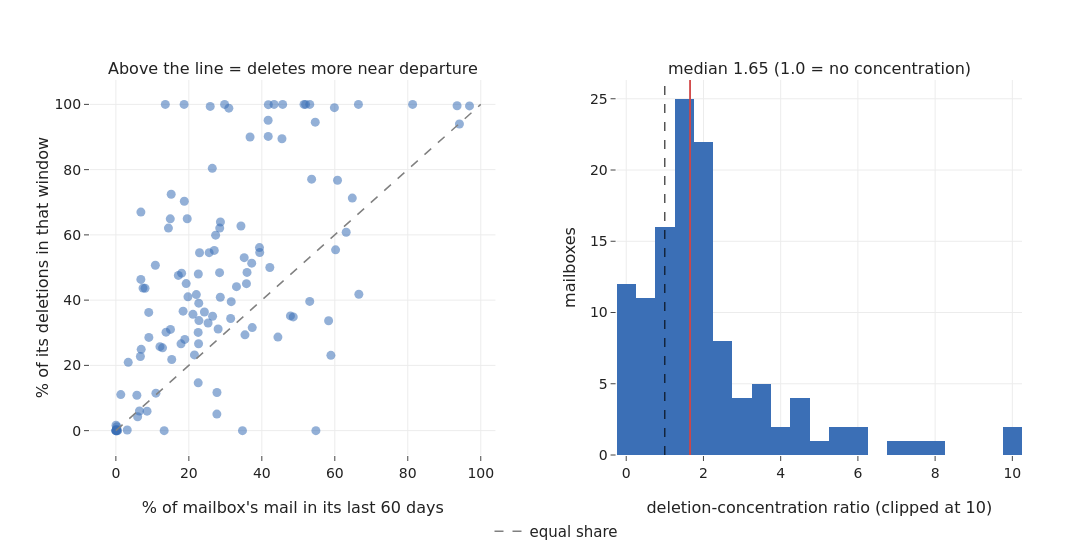

The notebook cell saved with this chart:
### Markdown cell above
## G. Did people leaving drive deletion?

The last and most speculative point: is a person leaving the company a reason
their mail was deleted? The corpus does not record termination dates, so a
clean test is not possible, but there is a usable proxy. The last month in
which a mailbox shows any activity stands in for when that person stopped using
it. If departures drove deletion we would expect a mailbox's deletions to bunch
up in its final stretch, more than its ordinary mail does. The plot tests
exactly that, and reports the answer whether or not it supports the idea.

### Code cell
own = mt.copy()
own["deleted"] = own["folder_group"].eq("deleted")
last = own.groupby("mailbox_owner")["date"].max()

res = []
for u, sub in own.groupby("mailbox_owner"):
    if len(sub) < 200 or sub["deleted"].sum() < 20:
        continue
    win_start = last[u] - pd.Timedelta(days=60)
    in_win = sub["date"] >= win_start
    mail_share = in_win.mean()
    del_share = (in_win & sub["deleted"]).sum() / sub["deleted"].sum()
    if mail_share > 0:
        res.append((u, mail_share, del_share, del_share / mail_share))
dd = pd.DataFrame(res, columns=["user", "mail_share", "del_share", "ratio"]).dropna()
print(f"mailboxes tested: {len(dd)}")
print(f"median concentration ratio (last 60 days): {dd['ratio'].median():.2f}")
print(f"mailboxes that delete more near the end (ratio>1): {(dd['ratio'] > 1).mean():.0%}")

lim = max(dd["mail_share"].max(), dd["del_share"].max()) * 100
fig = make_subplots(rows=1, cols=2, horizontal_spacing=0.13,
    subplot_titles=["Above the line = deletes more near departure",
                    f"median {dd['ratio'].median():.2f} (1.0 = no concentration)"])
fig.add_trace(go.Scatter(x=dd["mail_share"] * 100, y=dd["del_share"] * 100,
    mode="markers", marker=dict(size=9, color=BLUE, opacity=0.55),
    text=dd["user"], hovertemplate="%{text}<br>%{x:.0f}% mail, %{y:.0f}% deletions<extra></extra>",
    showlegend=False), row=1, col=1)
fig.add_trace(go.Scatter(x=[0, lim], y=[0, lim], mode="lines", name="equal share",
    line=dict(color="gray", dash="dash", width=1.5)), row=1, col=1)
fig.update_xaxes(title_text="% of mailbox's mail in its last 60 days", row=1, col=1)
fig.update_yaxes(title_text="% of its deletions in that window", row=1, col=1)

fig.add_trace(go.Histogram(x=dd["ratio"].clip(upper=10), nbinsx=30, marker_color=BLUE,
    showlegend=False), row=1, col=2)
fig.add_vline(x=1, line=dict(color="black", dash="dash", width=1), row=1, col=2)
fig.add_vline(x=dd["ratio"].median(), line=dict(color=RED, width=1.8), row=1, col=2)
fig.update_xaxes(title_text="deletion-concentration ratio (clipped at 10)", row=1, col=2)
fig.update_yaxes(title_text="mailboxes", row=1, col=2)
fig.update_layout(legend=dict(orientation="h", y=-0.16, x=0.5, xanchor="center"))
save_fig(fig, "g1_departure_vs_deletion.png", w=1200, h=560)

### Figure 1 — Plotly figure (JSON) as saved in the notebook; plotly's stock layout.template omitted (floating-point values rounded to 4 significant figures)
{"data": [{"hovertemplate": "%{text}<br>%{x:.0f}% mail, %{y:.0f}% deletions<extra></extra>", "marker": {"color": "#3b6fb6", "opacity": 0.55, "size": 9}, "mode": "markers", "showlegend": false, "text": ["allen-p", "arnold-j", "arora-h", "bailey-s", "bass-e", "baughman-d", "beck-s", "benson-r", "blair-l", "brawner-s", "buy-r", "carson-m", "cash-m", "causholli-m", "corman-s", "crandell-s", "cuilla-m", "dasovich-j", "davis-d", "dean-c", "derrick-j", "donoho-l", "dorland-c", "farmer-d", "fischer-m", "forney-j", "gang-l", "gay-r", "geaccone-t", "germany-c", "gilbertsmith-d", "giron-d", "griffith-j", "grigsby-m", "haedicke-m", "harris-s", "hayslett-r", "heard-m", "hendrickson-s", "hodge-j", "holst-k", "horton-s", "hyatt-k", "jones-t", "kaminski-v", "kean-s", "keavey-p", "keiser-k", "king-j", "kitchen-l", "kuykendall-t", "lavorato-j", "lay-k", "lenhart-m", "lewis-a", "lokay-m", "lokey-t", "love-p", "lucci-p", "maggi-m", "mann-k", "martin-t", "mccarty-d", "mcconnell-m", "mckay-b", "mckay-j", "mclaughlin-e", "meyers-a", "mims-thurston-p", "motley-m", "neal-s", "nemec-g", "panus-s", "parks-j", "pereira-s", "perlingiere-d", "pimenov-v", "platter-p", "presto-k", "quigley-d", "rapp-b", "reitmeyer-j", "richey-c", "ring-r", "rogers-b", "ruscitti-k", "sager-e", "sanders-r", "schoolcraft-d", "schwieger-j", "scott-s", "semperger-c", "shackleton-s", "shankman-j", "shapiro-r", "shively-h", "skilling-j", "smith-m", "staab-t", "steffes-j", "stepenovitch-j", "storey-g", "sturm-f", "taylor-m", "tholt-j", "thomas-p", "townsend-j", "tycholiz-b", "ward-k", "watson-k", "weldon-c", "whalley-g", "white-s", "whitt-m", "williams-j", "wolfe-j", "ybarbo-p", "zipper-a", "zufferli-j"], "type": "scatter", "x": [17.12, 12.08, 51.56, 64.8, 18.76, 41.75, 9.004, 13.74, 28.46, 9.036, 22.76, 37.23, 28.03, 66.59, 53.13, 43.36, 28.62, 0.006442, 41.73, 6.939, 22.55, 54.82, 29.79, 0.03994, 34.7, 34.28, 63.12, 13.55, 60.74, 10.97, 54.64, 19.27, 22.72, 27.34, 12.79, 60.22, 59.89, 48.61, 81.33, 8.547, 58.3, 22.05, 35.17, 3.39, 10.82, 7.998, 25.86, 93.51, 0.4785, 30.96, 25.27, 3.119, 41.78, 19.55, 31.61, 14.4, 26.97, 22.93, 47.84, 31.46, 0.01346, 33.05, 0.3546, 18.7, 37.37, 22.56, 15.16, 94.16, 28.42, 66.48, 18.02, 7.44, 96.92, 22.66, 45.52, 0.03671, 27.7, 53.14, 17.85, 21.13, 0.2037, 53.65, 51.99, 22.6, 6.86, 26.51, 0.03453, 1.346, 44.41, 18.43, 14.91, 0.1585, 6.852, 14.97, 19.75, 15.31, 13.24, 6.455, 42.19, 35.38, 24.26, 18.89, 28.65, 0.2726, 25.57, 39.43, 39.35, 21.53, 5.753, 27.68, 6.719, 36.77, 35.79, 58.93, 0.1217, 35.94, 26.43, 5.961, 45.71], "xaxis": "x", "y": [47.58, 25.74, 100.0, 71.28, 70.3, 90.18, 36.24, 30.19, 62.09, 28.57, 33.73, 51.32, 31.15, 41.79, 39.61, 100.0, 40.89, 0.0, 95.14, 24.91, 30.1, 0.0, 100.0, 0.0, 0.0, 62.71, 60.81, 100.0, 76.73, 11.48, 94.56, 45.08, 39.06, 59.9, 25.37, 55.42, 98.99, 34.85, 100.0, 5.975, 33.67, 41.69, 53.02, 20.93, 50.68, 43.63, 99.38, 99.58, 0.0, 98.84, 32.99, 0.189, 99.91, 64.94, 39.52, 62.07, 55.23, 54.52, 35.15, 34.38, 0.0, 44.12, 0.0, 100.0, 31.58, 14.66, 72.46, 93.97, 48.42, 100.0, 48.26, 43.68, 99.53, 26.63, 89.47, 0.0, 11.7, 100.0, 26.6, 35.65, 0.0, 77.08, 100.0, 48.0, 66.98, 35.06, 1.639, 11.05, 28.67, 36.62, 64.91, 0.3497, 46.36, 31.02, 41.0, 21.8, 0.0, 6.0, 50.0, 29.36, 36.36, 27.95, 63.95, 1.217, 54.55, 54.61, 56.1, 23.21, 10.85, 5.069, 22.73, 90.0, 45.05, 23.08, 0.2809, 48.48, 80.39, 4.245, 100.0], "yaxis": "y"}, {"line": {"color": "gray", "dash": "dash", "width": 1.5}, "mode": "lines", "name": "equal share", "type": "scatter", "x": [0, 100.0], "xaxis": "x", "y": [0, 100.0], "yaxis": "y"}, {"marker": {"color": "#3b6fb6"}, "nbinsx": 30, "showlegend": false, "type": "histogram", "x": [2.779, 2.13, 1.939, 1.1, 3.748, 2.16, 4.026, 2.196, 2.182, 3.162, 1.482, 1.379, 1.111, 0.6276, 0.7454, 2.306, 1.429, 0.0, 2.28, 3.59, 1.335, 0.0, 3.357, 0.0, 0.0, 1.829, 0.9634, 7.379, 1.263, 1.046, 1.731, 2.339, 1.72, 2.191, 1.983, 0.9203, 1.653, 0.7169, 1.23, 0.6991, 0.5776, 1.891, 1.507, 6.174, 4.684, 5.455, 3.844, 1.065, 0.0, 3.192, 1.306, 0.06061, 2.391, 3.321, 1.25, 4.31, 2.048, 2.377, 0.7349, 1.093, 0.0, 1.335, 0.0, 5.349, 0.845, 0.6495, 4.78, 0.9981, 1.704, 1.504, 2.678, 5.871, 1.027, 1.175, 1.966, 0.0, 0.4222, 1.882, 1.49, 1.688, 0.0, 1.437, 1.923, 2.124, 9.764, 1.323, 10.0, 8.212, 0.6456, 1.987, 4.353, 2.206, 6.765, 2.073, 2.076, 1.424, 0.0, 0.9295, 1.185, 0.8297, 1.499, 1.48, 2.232, 4.463, 2.133, 1.385, 1.426, 1.078, 1.886, 0.1831, 3.382, 2.447, 1.259, 0.3916, 2.309, 1.349, 3.042, 0.7122, 2.188], "xaxis": "x2", "yaxis": "y2"}], "layout": {"annotations": [{"font": {"size": 16}, "showarrow": false, "text": "Above the line = deletes more near departure", "x": 0.2175, "xanchor": "center", "xref": "paper", "y": 1.0, "yanchor": "bottom", "yref": "paper"}, {"font": {"size": 16}, "showarrow": false, "text": "median 1.65 (1.0 = no concentration)", "x": 0.7825, "xanchor": "center", "xref": "paper", "y": 1.0, "yanchor": "bottom", "yref": "paper"}], "height": 560, "legend": {"orientation": "h", "x": 0.5, "xanchor": "center", "y": -0.16}, "margin": {"b": 80, "l": 90, "r": 70, "t": 80}, "shapes": [{"line": {"color": "black", "dash": "dash", "width": 1}, "type": "line", "x0": 1, "x1": 1, "xref": "x2", "y0": 0, "y1": 1, "yref": "y2 domain"}, {"line": {"color": "#d04545", "width": 1.8}, "type": "line", "x0": 1.653, "x1": 1.653, "xref": "x2", "y0": 0, "y1": 1, "yref": "y2 domain"}], "width": 1200, "xaxis": {"anchor": "y", "domain": [0.0, 0.435], "title": {"text": "% of mailbox's mail in its last 60 days"}}, "xaxis2": {"anchor": "y2", "domain": [0.565, 1.0], "title": {"text": "deletion-concentration ratio (clipped at 10)"}}, "yaxis": {"anchor": "x", "domain": [0.0, 1.0], "title": {"text": "% of its deletions in that window"}}, "yaxis2": {"anchor": "x2", "domain": [0.0, 1.0], "title": {"text": "mailboxes"}}}}
